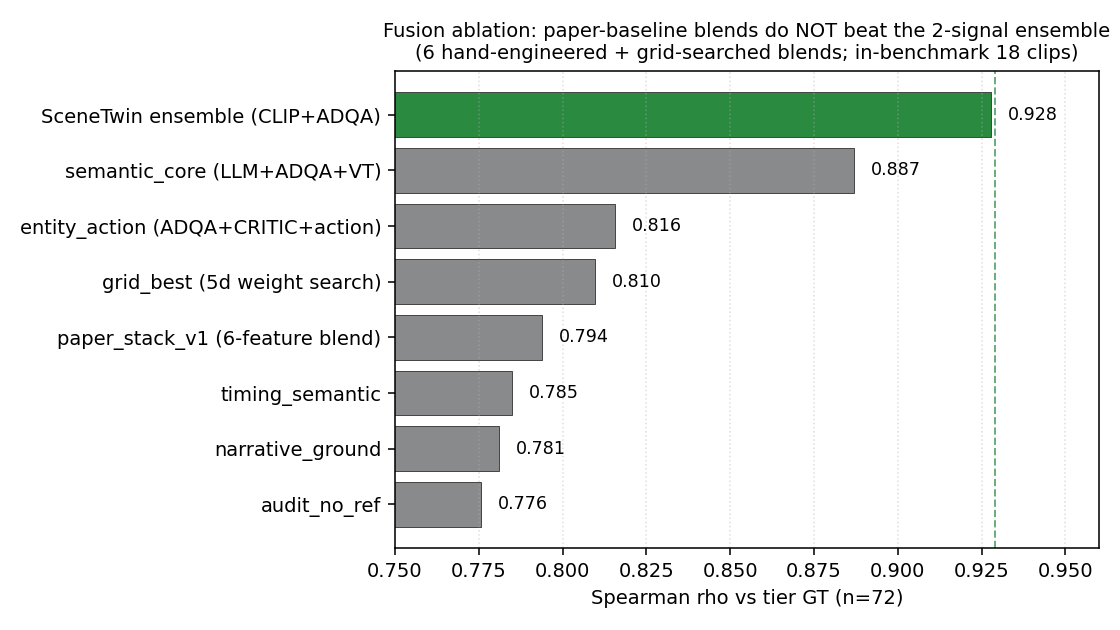

Python code for this plot:
"""Negative-results fusion bar chart: every paper-baseline blend tested
fails to beat the 2-signal CLIP+ADQA ensemble.
"""
from __future__ import annotations

import pandas as pd
import matplotlib.pyplot as plt
import numpy as np

OUT = "output/charts/scenetwin_fusion_results.png"
SRC = "cursor/papers/output/paper_fusion_leaderboard.csv"

df = pd.read_csv(SRC).sort_values("rho", ascending=True)

pretty = {
    "ensemble_baseline": "SceneTwin ensemble (CLIP+ADQA)",
    "semantic_core": "semantic_core (LLM+ADQA+VT)",
    "entity_action": "entity_action (ADQA+CRITIC+action)",
    "grid_best": "grid_best (5d weight search)",
    "paper_stack_v1": "paper_stack_v1 (6-feature blend)",
    "timing_semantic": "timing_semantic",
    "narrative_ground": "narrative_ground",
    "audit_no_ref": "audit_no_ref",
}
df["label"] = df["fusion"].map(pretty).fillna(df["fusion"])

# Color: ensemble = highlight, others = neutral
colors = ["#2a8a40" if f == "ensemble_baseline" else "#888a8c" for f in df["fusion"]]

fig, ax = plt.subplots(figsize=(8, 4.5))
bars = ax.barh(df["label"], df["rho"], color=colors, edgecolor="#444", linewidth=0.5)
for b, v in zip(bars, df["rho"]):
    ax.text(v + 0.005, b.get_y() + b.get_height()/2,
            f"{v:.3f}", va="center", fontsize=9)
ax.axvline(0.929, color="#2a8a40", linestyle="--", linewidth=1, alpha=0.7)
ax.set_xlabel("Spearman rho vs tier GT (n=72)")
ax.set_xlim(0.75, 0.96)
ax.set_title("Fusion ablation: paper-baseline blends do NOT beat the 2-signal ensemble\n"
             "(6 hand-engineered + grid-searched blends; in-benchmark 18 clips)",
             fontsize=10)
ax.grid(axis="x", linestyle=":", alpha=0.4)
plt.tight_layout()
plt.savefig(OUT, dpi=140)
print(f"saved {OUT}")
